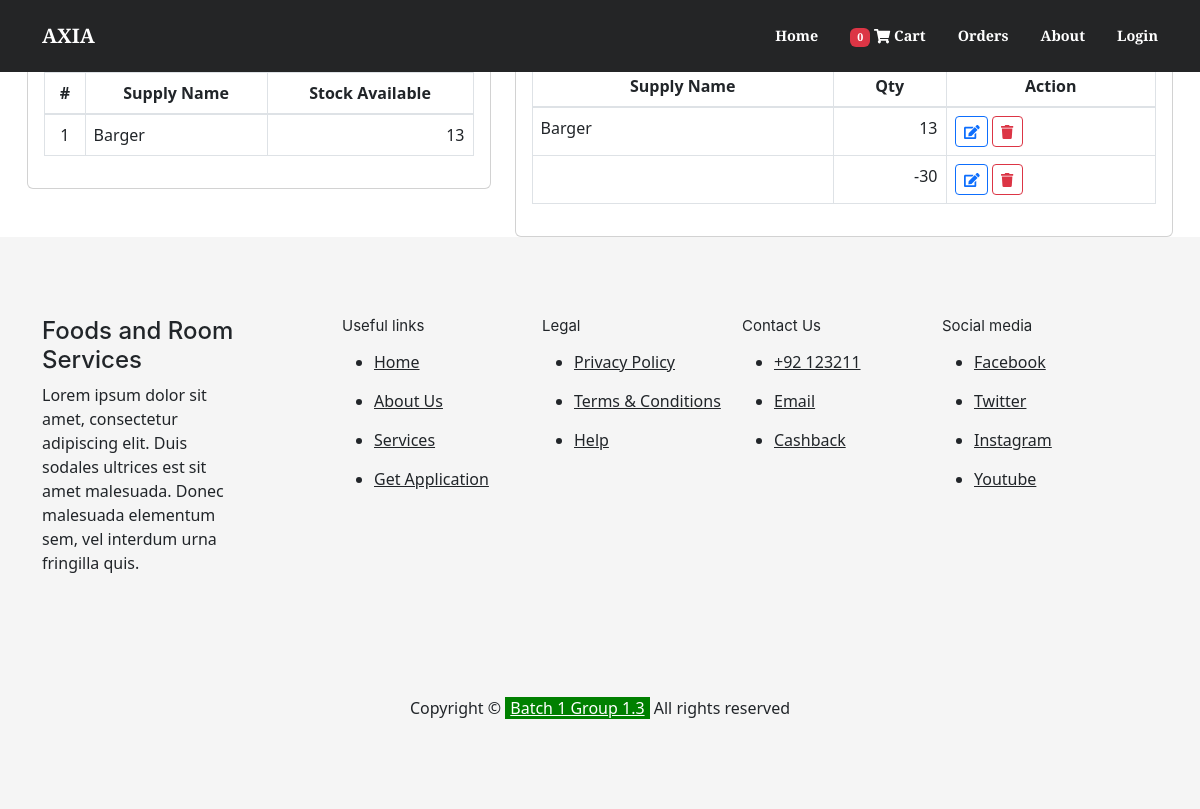
/index.php?page=food_inventory, run on an earlier commit of the app's database.
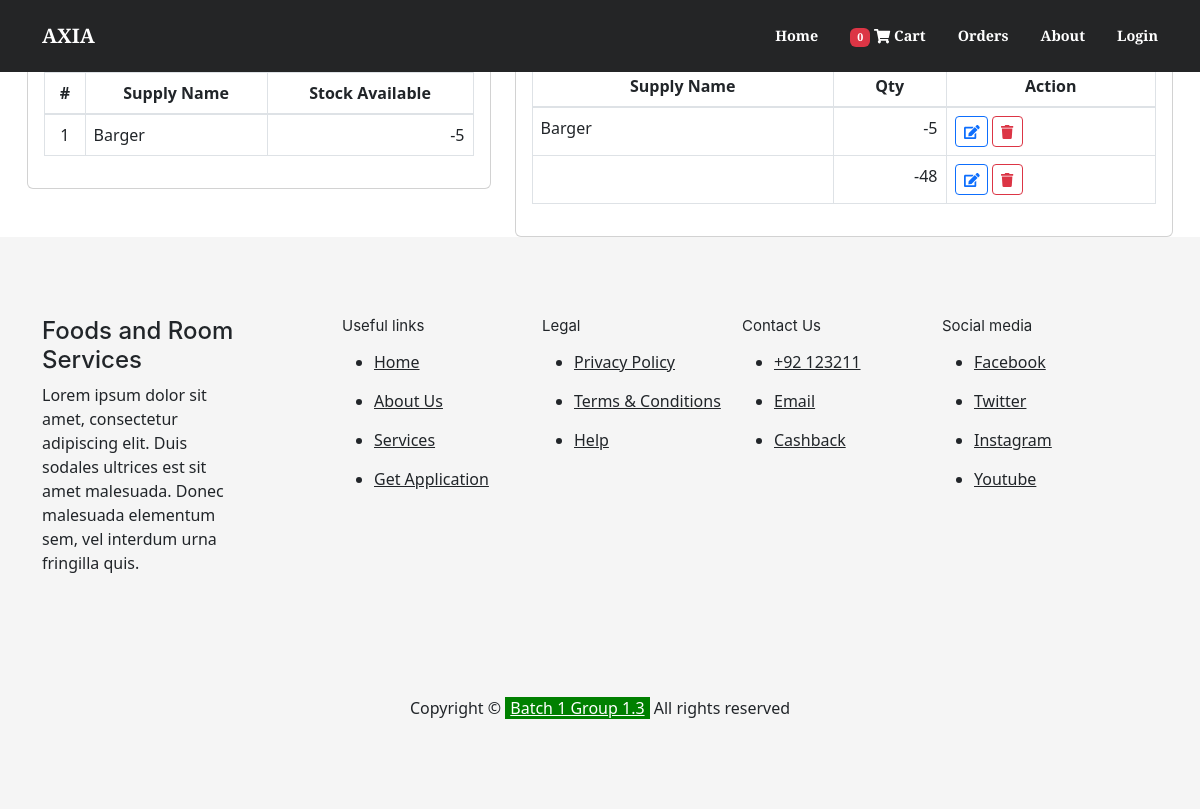
And on a later commit of the database.
### tables this page shows
CREATE TABLE `product_list` (
  `id` int(30) NOT NULL,
  `category_id` int(30) NOT NULL,
  `name` varchar(100) NOT NULL,
  `description` text NOT NULL,
  `price` float NOT NULL DEFAULT '0',
  `img_path` text NOT NULL,
  `status` tinyint(1) NOT NULL DEFAULT '1' COMMENT '0= unavailable, 2 Available',
  `prod_qty` int(11) NOT NULL
);

CREATE TABLE `product_inventory` (
  `id` int(30) NOT NULL,
  `prod_id` int(30) NOT NULL,
  `prod_qty` int(30) NOT NULL
);

### admin/food_inventory.php (the view, shortened to what this page needs)
<?php include 'db_connect.php' ?>
<div class="container-fluid">
	<div class="col-lg-12">
		<div class="row">
			<div class="col-md-5">
				<div class="card">
					<div class="card-header">
						<h4><b>Inventory</b></h4>
					</div>
					<div class="card-body">
						<table class="table table-bordered">
							<thead>
								<th class="text-center">#</th>
								<th class="text-center">Supply Name</th>
								<th class="text-center">Stock Available</th>
							</thead>
							<tbody>
								<?php
								$i = 1;
								$supply = $conn->query("SELECT *, pl.name as name, pl.id as product_id, pi.prod_qty as qty FROM product_list pl join product_inventory pi on pi.prod_id = pl.id order by name asc");
								while ($row = $supply->fetch_assoc()) :
									$sup_arr[$row['product_id']] = $row['name'];
								?>
									<tr>
										<td class="text-center"><?php echo $i++ ?></td>
										<td class=""><?php echo $row['name'] ?></td>
									<td class="text-right"><?php echo $row['qty'] ?></td>
									</tr>
								<?php endwhile; ?>
							</tbody>
						</table>
					</div>
				</div>
			</div>
			<div class="col-md-7">
				<div class="card">
					<div class="card-header">
						<button class="btn btn-primary btn-sm float-right" id="manage-supply">Manage Supply</button>
					</div>
					<div class="card-body">
						<table class="table table-bordered">
							<thead>
								<th class="text-center">Supply Name</th>
								<th class="text-center">Qty</th>
								<th class="text-center">Action</th>
							</thead>
							<tbody>
								<?php
								$inventory = $conn->query("SELECT * FROM product_inventory order by prod_id desc");
								while ($row = $inventory->fetch_assoc()) :
								?>
									<tr>
										<td class=""><?php echo $sup_arr[$row['prod_id']] ?></td>
										<td class="text-right"><?php echo $row['prod_qty'] ?></td>
										<td>
											<button type="button" class="btn btn-sm btn-outline-primary edit_stock" data-id="<?php echo $row['id'] ?>"><i class="fa fa-edit"></i></button>
											<button type="button" class="btn btn-sm btn-outline-danger delete_stock" data-id="<?php echo $row['id'] ?>"><i class="fa fa-trash"></i></button>
										</td>
									</tr>
								<?php endwhile; ?>
							</tbody>
						</table>
					</div>
				</div>
			</div>
		</div>
	</div>
</div>

What changed in the data, as far as the page shows it:
changed through a linked row, product_list "Barger": product_inventory.prod_qty "13" → "-5"
changed product_inventory "Barger": prod_qty "13" → "-5"
changed product_inventory (number 2 of 2 on the later page): prod_qty "-30" → "-48"
